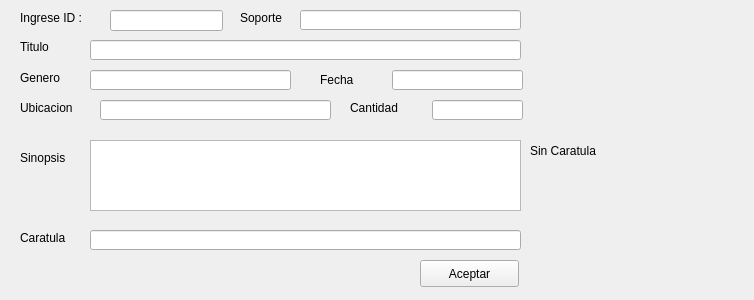
<?xml version="1.0" encoding="UTF-8"?>
<ui version="4.0">
 <class>LecturaRecursoDialog</class>
 <widget class="QDialog" name="LecturaRecursoDialog">
  <property name="geometry">
   <rect>
    <x>0</x>
    <y>0</y>
    <width>754</width>
    <height>300</height>
   </rect>
  </property>
  <property name="windowTitle">
   <string>Busqueda de titulo</string>
  </property>
  <property name="windowIcon">
   <iconset resource="imagenes.qrc">
    <normaloff>:/images/Disco.ico</normaloff>:/images/Disco.ico</iconset>
  </property>
  <widget class="QLabel" name="label">
   <property name="geometry">
    <rect>
     <x>20</x>
     <y>10</y>
     <width>71</width>
     <height>16</height>
    </rect>
   </property>
   <property name="text">
    <string>Ingrese ID :</string>
   </property>
  </widget>
  <widget class="QLineEdit" name="lineEdit">
   <property name="geometry">
    <rect>
     <x>110</x>
     <y>10</y>
     <width>113</width>
     <height>21</height>
    </rect>
   </property>
  </widget>
  <widget class="QLabel" name="label_2">
   <property name="geometry">
    <rect>
     <x>20</x>
     <y>40</y>
     <width>47</width>
     <height>13</height>
    </rect>
   </property>
   <property name="text">
    <string>Titulo</string>
   </property>
  </widget>
  <widget class="QLineEdit" name="titulo">
   <property name="geometry">
    <rect>
     <x>90</x>
     <y>40</y>
     <width>431</width>
     <height>20</height>
    </rect>
   </property>
   <property name="readOnly">
    <bool>true</bool>
   </property>
  </widget>
  <widget class="QLabel" name="foto">
   <property name="geometry">
    <rect>
     <x>530</x>
     <y>10</y>
     <width>211</width>
     <height>281</height>
    </rect>
   </property>
   <property name="text">
    <string>Sin Caratula</string>
   </property>
   <property name="scaledContents">
    <bool>true</bool>
   </property>
  </widget>
  <widget class="QLabel" name="label_4">
   <property name="geometry">
    <rect>
     <x>240</x>
     <y>10</y>
     <width>61</width>
     <height>16</height>
    </rect>
   </property>
   <property name="text">
    <string>Soporte</string>
   </property>
  </widget>
  <widget class="QLineEdit" name="soporte">
   <property name="geometry">
    <rect>
     <x>300</x>
     <y>10</y>
     <width>221</width>
     <height>20</height>
    </rect>
   </property>
   <property name="readOnly">
    <bool>true</bool>
   </property>
  </widget>
  <widget class="QLabel" name="label_5">
   <property name="geometry">
    <rect>
     <x>20</x>
     <y>70</y>
     <width>61</width>
     <height>16</height>
    </rect>
   </property>
   <property name="text">
    <string>Genero</string>
   </property>
  </widget>
  <widget class="QLineEdit" name="genero">
   <property name="geometry">
    <rect>
     <x>90</x>
     <y>70</y>
     <width>201</width>
     <height>20</height>
    </rect>
   </property>
   <property name="readOnly">
    <bool>true</bool>
   </property>
  </widget>
  <widget class="QLabel" name="label_6">
   <property name="geometry">
    <rect>
     <x>320</x>
     <y>70</y>
     <width>61</width>
     <height>20</height>
    </rect>
   </property>
   <property name="text">
    <string>Fecha</string>
   </property>
  </widget>
  <widget class="QLineEdit" name="fecha">
   <property name="geometry">
    <rect>
     <x>392</x>
     <y>70</y>
     <width>131</width>
     <height>20</height>
    </rect>
   </property>
   <property name="readOnly">
    <bool>true</bool>
   </property>
  </widget>
  <widget class="QLabel" name="label_7">
   <property name="geometry">
    <rect>
     <x>20</x>
     <y>100</y>
     <width>71</width>
     <height>16</height>
    </rect>
   </property>
   <property name="text">
    <string>Ubicacion</string>
   </property>
  </widget>
  <widget class="QLabel" name="label_8">
   <property name="geometry">
    <rect>
     <x>350</x>
     <y>100</y>
     <width>61</width>
     <height>16</height>
    </rect>
   </property>
   <property name="text">
    <string>Cantidad</string>
   </property>
  </widget>
  <widget class="QLineEdit" name="ubicacion">
   <property name="geometry">
    <rect>
     <x>100</x>
     <y>100</y>
     <width>231</width>
     <height>20</height>
    </rect>
   </property>
   <property name="readOnly">
    <bool>true</bool>
   </property>
  </widget>
  <widget class="QLineEdit" name="cantidad">
   <property name="geometry">
    <rect>
     <x>432</x>
     <y>100</y>
     <width>91</width>
     <height>20</height>
    </rect>
   </property>
   <property name="readOnly">
    <bool>true</bool>
   </property>
  </widget>
  <widget class="QLabel" name="label_3">
   <property name="geometry">
    <rect>
     <x>20</x>
     <y>150</y>
     <width>61</width>
     <height>16</height>
    </rect>
   </property>
   <property name="text">
    <string>Sinopsis</string>
   </property>
  </widget>
  <widget class="QTextEdit" name="sinopsis">
   <property name="geometry">
    <rect>
     <x>90</x>
     <y>140</y>
     <width>431</width>
     <height>71</height>
    </rect>
   </property>
  </widget>
  <widget class="QLabel" name="label_9">
   <property name="geometry">
    <rect>
     <x>20</x>
     <y>230</y>
     <width>61</width>
     <height>16</height>
    </rect>
   </property>
   <property name="text">
    <string>Caratula</string>
   </property>
  </widget>
  <widget class="QLineEdit" name="caratula">
   <property name="geometry">
    <rect>
     <x>90</x>
     <y>230</y>
     <width>431</width>
     <height>20</height>
    </rect>
   </property>
   <property name="readOnly">
    <bool>true</bool>
   </property>
  </widget>
  <widget class="QPushButton" name="pushButton">
   <property name="geometry">
    <rect>
     <x>420</x>
     <y>260</y>
     <width>99</width>
     <height>27</height>
    </rect>
   </property>
   <property name="text">
    <string>Aceptar</string>
   </property>
   <property name="autoDefault">
    <bool>false</bool>
   </property>
  </widget>
 </widget>
 <resources>
  <include location="imagenes.qrc"/>
 </resources>
 <connections/>
</ui>
